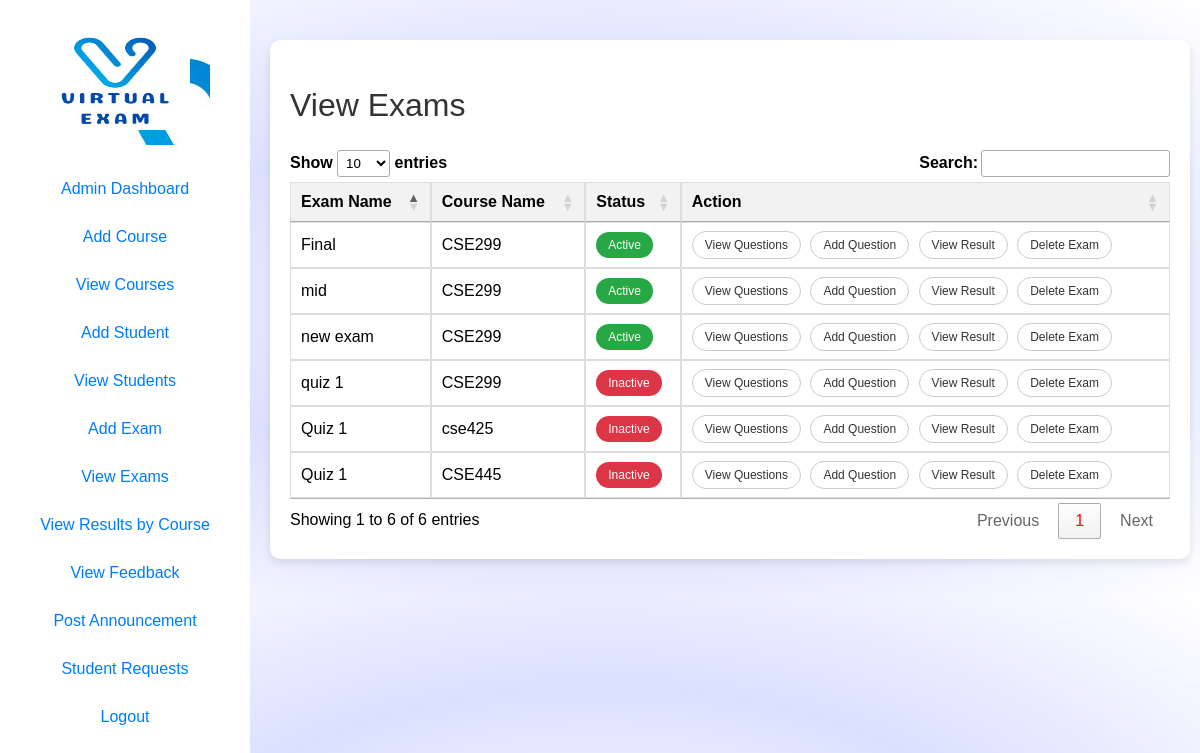
Screenshot of /view_exams.php (signed in) with the database file from the repository.
### tables this page shows
CREATE TABLE `Exams` (
  `exam_id` int(11) NOT NULL,
  `exam_name` varchar(100) NOT NULL,
  `course_id` int(11) DEFAULT NULL,
  `exam_start_time` datetime DEFAULT NULL,
  `exam_end_time` datetime DEFAULT NULL,
  `exam_duration` int(11) NOT NULL,
  `status` enum('active','inactive') NOT NULL DEFAULT 'inactive'
);

CREATE TABLE `Courses` (
  `course_id` int(11) NOT NULL,
  `course_name` varchar(100) NOT NULL
);

### view_exams.php (the view, shortened to what this page needs)
<?php
require_once 'conn.php';
$sql = "SELECT Exams.exam_id, Exams.exam_name, Exams.status, Courses.course_name
        FROM Exams
        INNER JOIN Courses ON Exams.course_id = Courses.course_id";
$result = $conn->query($sql);
?>
<!DOCTYPE html>
<html lang="en">
<head>
    <link rel="stylesheet" type="text/css" href="https://cdn.datatables.net/1.11.5/css/jquery.dataTables.css">
    <link rel="stylesheet" href="styles.css">
</head>
<body>
    <div id="sidebar">
        <?php include 'slidebar.php'; ?>
    </div>
    <div id="content" class="wrapper">
        <h2>View Exams</h2>
        <table id="examsTable">
            <thead>
                <tr>
                    <th>Exam Name</th>
                    <th>Course Name</th>
                    <th>Status</th>
                    <th>Action</th>
                </tr>
            </thead>
            <tbody>
                <?php
                if ($result->rowCount() > 0) {
                    while ($row = $result->fetch(PDO::FETCH_ASSOC)) {
                        $status_class = $row['status'] == 'active' ? 'active' : 'inactive';
                        $status_text = ucfirst($row['status']);
                        echo "<tr>";
                        echo "<td>" . $row['exam_name'] . "</td>";
                        echo "<td>" . $row['course_name'] . "</td>";
                        echo "<td><span class='status-btn $status_class' data-exam-id='{$row['exam_id']}' data-status='{$row['status']}'>$status_text</span></td>";
                        echo "<td>
                                <a href='view_questions.php?exam_id=" . $row['exam_id'] . "' class='action-btn'>View Questions</a>
                                <a href='add_question.php?exam_id=" . $row['exam_id'] . "' class='action-btn'>Add Question</a>
                                <a href='view_results_by_exam.php?exam_id=" . $row['exam_id'] . "' class='action-btn'>View Result</a>
                                <a href='view_exams.php?delete_exam_id=" . $row['exam_id'] . "' onclick='return confirm(\"Are you sure you want to delete this exam?\");' class='action-btn'>Delete Exam</a>
                              </td>";
                        echo "</tr>";
                    }
                } else {
                    echo "<tr><td colspan='4'>No exams found</td></tr>";
                }
                ?>
            </tbody>
        </table>
    </div>
</body>
</html>
</html>

### slidebar.php (shortened to what this page needs)
<!DOCTYPE html>
<html lang="en">
<head>
    <link rel="stylesheet" href="styles.css">
</head>
<body>
    <div class="sidebar" id="sidebar">
        <div class="sidebar-header">
            <button id="toggleBtn" class="toggle-btn" onclick="toggleSidebar()"><a href="about.php"> <img src="Virtual.jpg"width="150" height="100"</a></button>
        </div>
        <ul class="sidebar-menu">
            <li><a href="admin_dashboard.php">Admin Dashboard</a></li>
            <li><a href="add_course.php">Add Course</a></li>
            <li><a href="view_courses.php">View Courses</a></li>
            <li><a href="add_student.php">Add Student</a></li>
            <li><a href="view_students.php">View Students</a></li>
            <li><a href="add_exam.php">Add Exam</a></li>
            <li><a href="view_exams.php">View Exams</a></li>
            <li><a href="view_results_by_course.php">View Results by Course</a></li>
            <li><a href="view_feedbacks.php">View Feedback</a></li>
            <li><a href="post_announcements.php">Post Announcement</a></li>
            <li><a href="requested_students.php">Student Requests</a></li>
            <li><a href="logout.php">Logout</a></li>
        </ul>
    </div>
</body>
</html>

### styles.css (style rules this page uses)
* { transition: all 0.5s ease; }
body { font-family: Arial, sans-serif; margin: 0; padding: 0; background-size: cover; background-image: radial-gradient(rgb(255, 255, 255), rgb(219, 224, 255), rgb(255, 255, 255)); }
.sidebar { position: fixed; top: 0; left: 0; height: 100%; width: 250px; background-color: #ffff; color: #007bff; transition: width 0.3s ease; overflow-x: hidden; overflow-y: auto; text-align: center; }
.sidebar-header { display: flex; align-items: center; justify-content: space-between; padding: 20px; }
.sidebar-menu { list-style-type: none; padding: 0; margin: 0; }
.sidebar-menu li { padding: 15px 20px; transition: background-color 0.3s ease; border-radius: 25px; transition: transform 0.3s ease; }
.sidebar-menu li a { text-decoration: none; color: inherit; }
.toggle-btn { background-color: transparent; background-image: url("Virtual.jpg"); border: none; color: #007bff; font-size: 20px; cursor: pointer; transition: transform 0.3s ease; align-items: center; }
#content { margin-left: 250px; padding: 20px; }
h2 { font: 2em sans-serif; color: #333; padding: 0ch; }
#content { margin-left: 270px; margin-right: 10px; padding: 20px; transition: margin-left 0.3s ease; }
.wrapper { background-color: #ffffff; border-radius: 10px; box-shadow: 0 4px 8px rgba(0, 0, 0, 0.1); padding: 20px; margin: 40px 40px 40px 40px; }
span { color: red; }
button { padding: 10px 20px; background-color: #ffffff; color: #0056b3; border: none; border-radius: 25px; cursor: pointer; }
.status-btn { display: inline-block; padding: 6px 12px; border-radius: 20px; font-size: 12px; cursor: pointer; transition: background-color 0.3s ease; }
.status-btn.active { background-color: #28a745; color: #fff; }
.status-btn.inactive { background-color: #dc3545; color: #fff; }
.action-btn { display: inline-block; padding: 6px 12px; border-radius: 20px; font-size: 12px; cursor: pointer; transition: background-color 0.3s ease, color 0.3s ease; text-decoration: none; color: #333; border: 1px solid #ccc; background-color: #fff; margin-right: 5px; }
th, td { border: 1px solid #ddd; padding: 12px; text-align: left; }
th { background-color: #f2f2f2; }

### rows the page displays
exams: exam_name "quiz 1", course.course_name "CSE299", status "Inactive"
exams: exam_name "mid", course.course_name "CSE299", status "Active"
exams: exam_name "Final", course.course_name "CSE299", status "Active"
exams: exam_name "Quiz 1", course.course_name "cse425", status "Inactive"
exams: exam_name "Quiz 1", course.course_name "CSE445", status "Inactive"
exams: exam_name "new exam", course.course_name "CSE299", status "Active"
